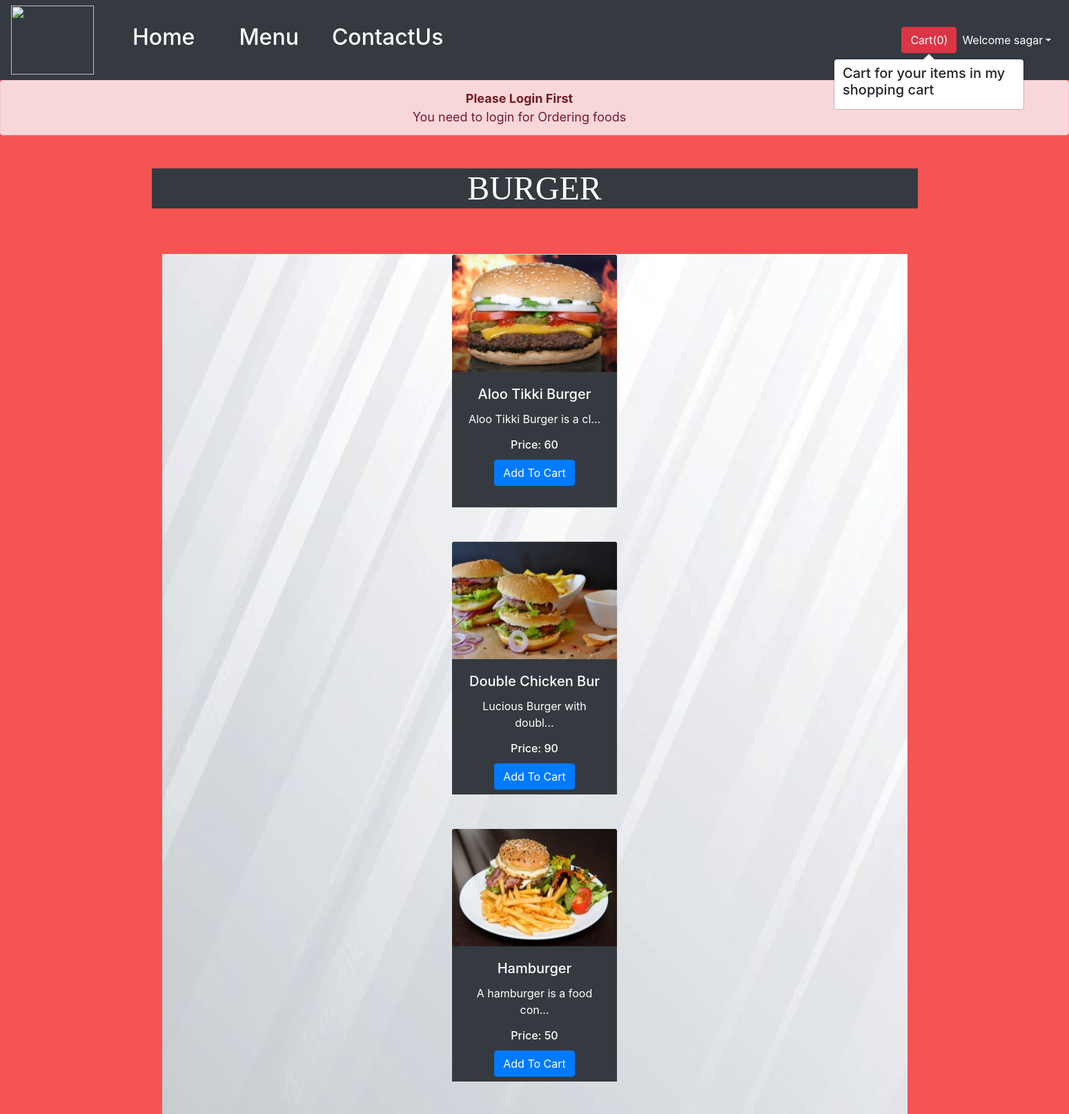
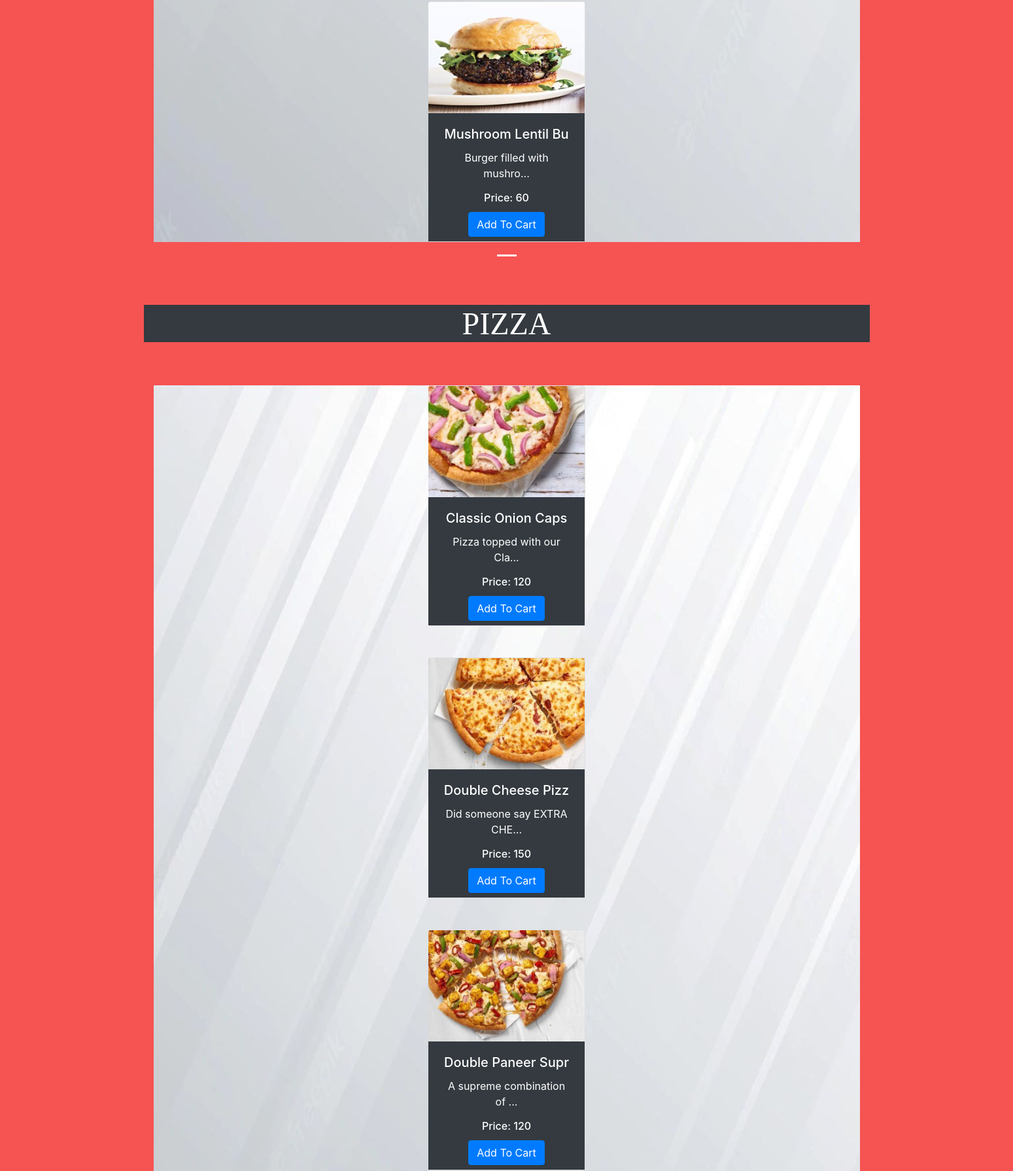
The page /items/ (signed in, upper part) on the database its author committed (2 pictures, top to bottom).
### home/models.py (models this page shows, shortened)
class Product(models.Model):
    product_id = models.CharField( max_length=50, default="")
    product_name = models.CharField(max_length=50)
    category = models.CharField(max_length=50, default="")
    price = models.IntegerField(default=0)
    desc = models.CharField(max_length=300)
    pub_date = models.DateField()
    image = models.ImageField(upload_to='static/images', default="")

### home/views.py (the view)
# urls.py: path("items/",views.items, name="items"),
def items(request):
    allProds = []
    catprods = Product.objects.values('category', 'id')
    cats = {item['category'] for item in catprods}
    for cat in cats:
        prod = Product.objects.filter(category=cat)
        n = 4
        nSlides = n // 4 + ceil((n / 4) - (n // 4))
        allProds.append([prod, range(1, nSlides), nSlides])
    params = {'allProds':allProds}
    return render(request, 'items.html', params)

### templates/items.html (shortened to what this page needs)
{% extends 'base.html' %}
{% block body %}
{% load static %}
<body style="background-color: rgb(246, 83, 83);">
    <div>
        <div class="alert alert-danger alert-dismissible fade show"
            role="alert">
            <center><strong><font size="4">Please Login First</strong><br> You
                    need to login for Ordering foods</font> </center>
        </div>
        <div class="container">
            {% for product, range, nSlides in allProds %}
            <header class=" navbar-expand navbar-dark bg-dark my-5"><CENter><h1><font
                            face="Verdana" size="15" color="white">{{product.0.category}}</font></h1></CENter></header>
            <center>
                <div class="row" style="margin-top: -30px;">
                    <div id="demo{{forloop.counter}}" class="col carousel slide
                        " data-ride="carousel">
                        <ul class="carousel-indicators">
                            <li data-target="#demo{{forloop.counter}}"
                                data-slide-to="0" class="active"></li>
                        </ul>
                        <div class="container carousel-inner no-padding">
                            <div class="carousel-item active">
                                <div style="background-image:
                                    url('/static/services_background3.jpg');
                                    margin-top: 5px;">
                                    {% for i in product %}
                                    <div class="col-xs-3 col-sm-3 col-md-3
                                        my-5">
                                        <div class="card align-items-center"
                                            style="width: 15rem; height:
                                            23rem;">
                                            <img src='/media/{{i.image}}'
                                                class="card-img-top" alt="..."
                                                style="width: 239px;height:
                                                170px;">
                                            <div class="card-body bg-dark"
                                                style="width: 239px;">
                                                <font color="white"> <h5
                                                        class="card-title"
                                                        id="namepr{{i.id}}">{{i.product_name|slice:"0:18"}}</h5></font>
                                                <p class="card-text"><font
                                                        color="white">{{i.desc|slice:"0:25"}}...</font></p>
                                                <h6 class="card-title"><font  color="white">Price:
                                                        <span id="pricepr{{i.id}}">{{i.price}}</span></font></h6>
                                                <font color="white"> <span
                                                        id="divpr{{i.id}}"
                                                        class="divpr">
                                                        <button id="pr{{i.id}}"
                                                            class="btn
                                                            btn-primary cart">Add
                                                            To Cart</button>
                                                    </span></font>
                                            </div>
                                        </div>
                                    </div>
                                    {% if forloop.counter|divisibleby:4 and forloop.counter > 0 and not forloop.last %}
                                </div>
                                </div>
                                    {% endif %}
                                    {% endfor %}
                        </div>
                    </div>
                </center>
                {% endfor %}
            </div>
            {% endblock %}
            {% block js %}
        </body>
        {% endblock %}

### templates/base.html (shortened to what this page needs)
<!doctype html>
<html lang="en">
  <head>
    <link rel="stylesheet"
      href="https://stackpath.bootstrapcdn.com/bootstrap/4.4.1/css/bootstrap.min.css"
>
  </head>
  <body>
    <header class="navbar navbar-expand navbar-dark bg-dark">
      <img src="/static/logo2.gif" alt="" height="100px" width="120px">
      <div class="collapse navbar-collapse" id="navbarSupportedContent">
        <ul class="navbar-nav mr-auto">
          <li class="nav-item active my-1 ml-5 ">
            <a class="nav-link" href="/"><h2>Home</h2><span class="sr-only">(current)</span></a>
          </li>
          <li class="nav-item active my-1 ml-5 mr-3">
            <a class="nav-link" href="/items"><h2>Menu</h2></a>
          </li>
          <li class="nav-item active my-1 ml-3 mr-3">
            <a class="nav-link" href="/contact"><h2>ContactUs</h2></a>
          </li>
          {% if user.is_authenticated %}
          <UL class="navbar-nav mr-auto align-right my-3">
            <li><button type="button" class="btn btn-danger mr-0 ml-auto"
                id="popcart" data-container="body" data-toggle="popover"
                data-placement="bottom" data-html="true"
                data-content-color-dark="Vivamus
                sagittis lacus vel augue laoreet rutrum faucibus.">
                Cart(<span id="cart">0</span>)
              </button></li>
          </UL>
          {% endif %}
        </ul>
        {% if user.is_authenticated %}
        <ul class="navbar-nav mr-2">
          <li class="nav-item dropdown">
            <a class="nav-link dropdown-toggle active" href='#'
              id="navbarDropdown" role="button" data-toggle="dropdown"> Welcome
              {{request.user}}</a>
          </li>
        </ul>
      </div>
      {% endif %}
  </header>
  {% block body %} {% endblock body %}
        {% block js %} {% endblock %}
      </body>
    </html>

### rows shown on the page
Product: category "BURGER", image (picture), product_name "Aloo Tikki Burger", desc "Aloo Tikki Burger is a cl", price "60"
Product: image (picture), product_name "Double Chicken Bur", desc "Lucious Burger with doubl", price "90"
Product: image (picture), product_name "Hamburger", desc "A hamburger is a food con", price "50"
Product: image (picture), product_name "Mushroom Lentil Bu", desc "Burger filled with mushro", price "60"
Product: category "PIZZA", image (picture), product_name "Classic Onion Caps", desc "Pizza topped with our Cla", price "120"
Product: image (picture), product_name "Double Cheese Pizz", desc "Did someone say EXTRA CHE", price "150"
Product: image (picture), product_name "Double Paneer Supr", desc "A supreme combination of", price "120"

### other values the page prints
{{ request.user }} "sagar"
